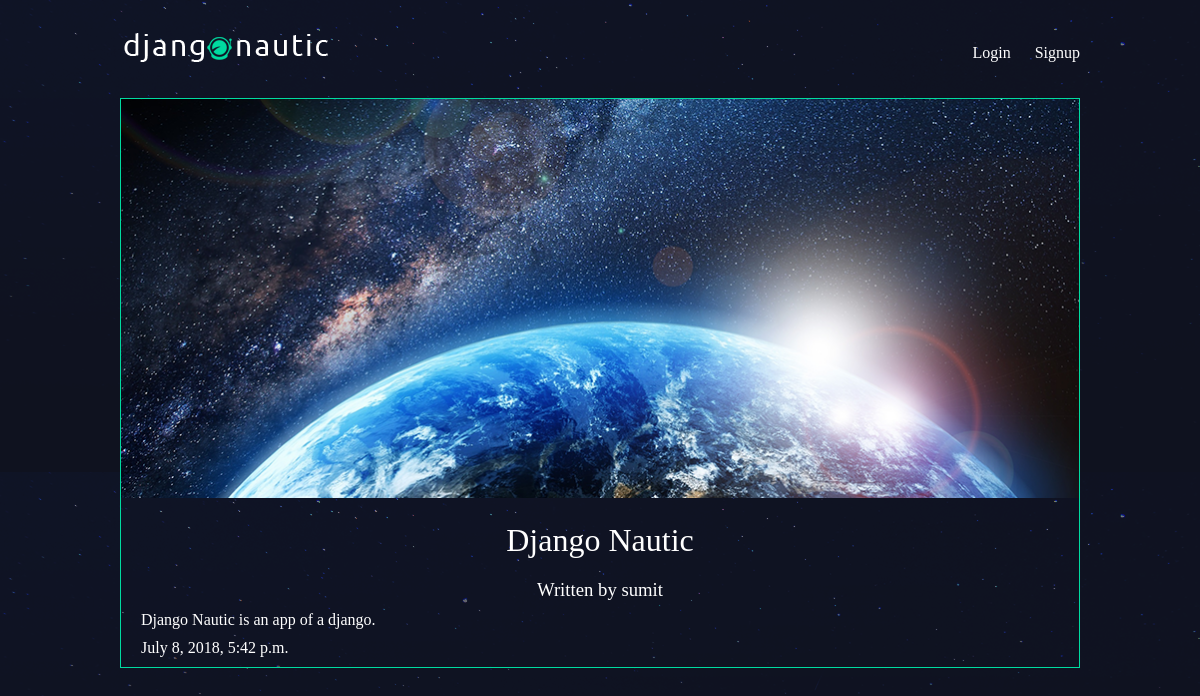
The app's page /articles/django-nautic/ with its own data.
### articles/models.py (models this page shows, shortened)
class Article(models.Model):
    title = models.CharField(max_length=100)
    slugs = models.SlugField()
    body = models.TextField()
    date = models.DateTimeField(auto_now_add=True)
    thumb = models.ImageField(default='default.png',blank=True)#blank=True means it can be optional
    author = models.ForeignKey(User,on_delete=models.CASCADE,default=None)

### articles/views.py (the view)
# urls.py: re_path(r'^(?P<slug>[\w-]+)/$',views.article_detail, name="detail")
def article_detail(request,slug):
    article = Article.objects.get(slugs=slug)
    return render(request,'articles/article_detail.html',{ 'article':article})

### articles/templates/articles/article_detail.html
{% extends 'base_layout.html' %}
{% block content %}
<div class="article-detail">
    <div class="article">
      <div class="image">
        <img src="{{ article.thumb.url }}" />
      </div>
        <h2>{{ article.title }}</h2>
        <h3>Written by {{ article.author.username }}</h3>
        <p>{{ article.body }}</p>
        <p>{{ article.date }}</p>
    </div>
</div>
{% endblock %}

### assets/styles.css (style rules this page uses)
body { background-color: #0f121f; background-image: url(/static/stars.png); background-repeat-y: no-repeat; color: #fff; }
body * { font-family: Ubuntu; }
h1, h2, h3, h4, h5 { font-weight: normal; margin: 0; }
.article { padding: 10px; border: 1px solid #00dba0; position: relative; padding-bottom: 40px; }
.article h2 { font-size: 1.2em; }
.article-detail .article { padding: 0; }
.article-detail .article img { max-width: 100%; }
.article-detail .article h2 { text-align: center; margin: 20px auto; font-size: 2em }
.article-detail .article h3 { text-align: center; }
.article-detail .article p { margin: 10px 20px }

### records on screen
Article: thumb (picture), title "Django Nautic", author.username "sumit", body "Django Nautic is an app of a django.", date "July 8, 2018, 5:42 p.m."
